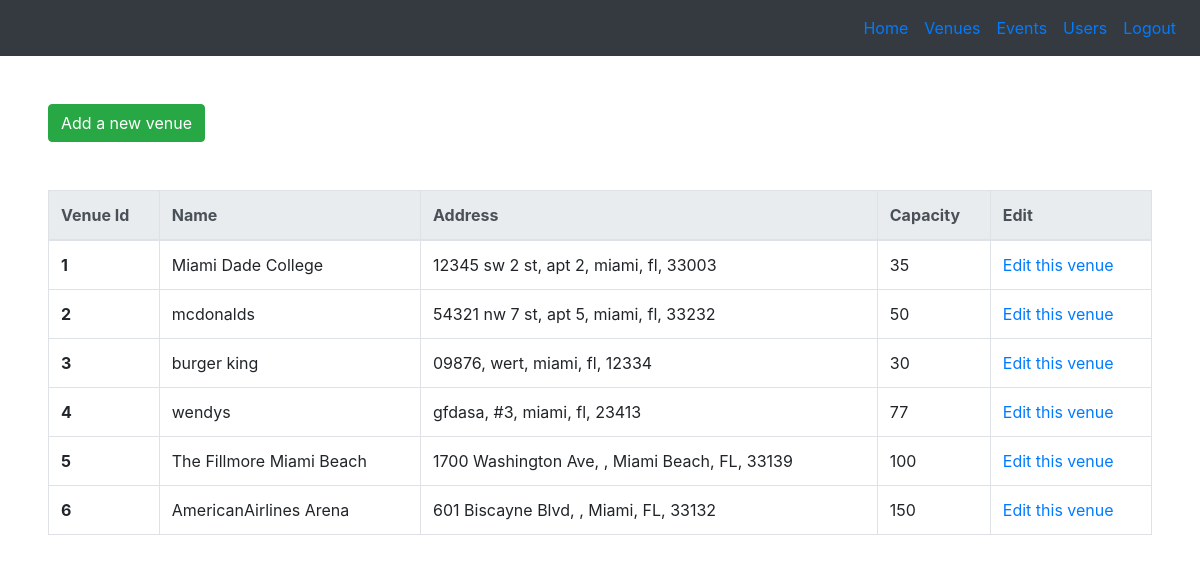
Before: /admin-venues (signed in) with the older database file.
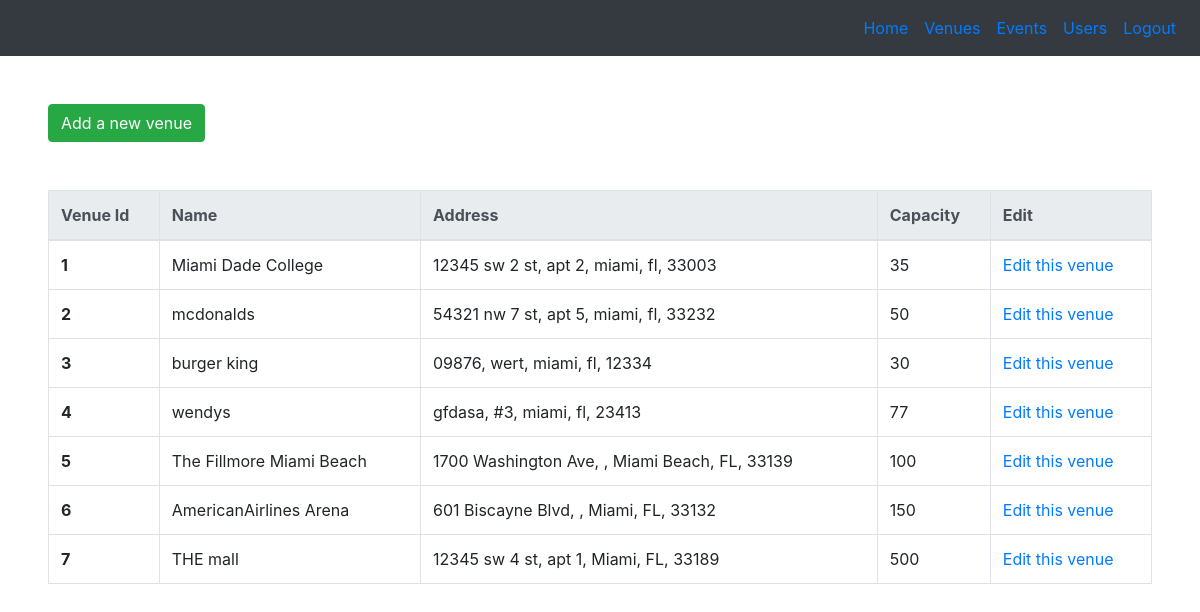
After: the same page with the newer database file.
### tables this page shows
CREATE TABLE 'venues' ( venueID INTEGER PRIMARY KEY AUTOINCREMENT NOT NULL,'venueName' VARCHAR NOT NULL,
  capacity INTEGER NOT NULL,
  address1 VARCHAR NOT NULL,
  address2 VARCHAR NOT NULL,
  city VARCHAR NOT NULL,
  state CHAR(2) NOT NULL,
  zip CHAR(5) NOT NULL,
  adminID INTEGER NOT NULL
);

### application.py (the view)
@app.route("/admin-venues", methods=["GET"])
@login_required
def adminVenues():
    if 'admin' not in session.keys():
        return redirect("/")
    if request.method == "GET":
        venues = db.execute(allVenueQry)
        return render_template("admin-venues.html", venues=venues)

### application.py (called while the page is built)
@app.after_request
def after_request(response):
    response.headers["Cache-Control"] = "no-cache, no-store, must-revalidate"
    response.headers["Expires"] = 0
    response.headers["Pragma"] = "no-cache"
    return response

### helpers.py (called while the page is built)
def login_required(f):
    @wraps(f)
    def decorated_function(*args, **kwargs):
        if session.get("user_id") is None:
            return redirect("/login")
        return f(*args, **kwargs)
    return decorated_function

### templates/admin-venues.html (shortened to what this page needs)
{% extends "baseadmin.html" %}
{% block body %}
<div>
  <a href="/add-venue" class="btn btn-success">Add a new venue</a>
</div>
<br><br>
<table class="table table-bordered">
  <thead class="thead-light">
    <tr>
      <th scope="col">Venue Id</th>
      <th scope="col">Name</th>
      <th scope="col">Address</th>
      <th scope="col">Capacity</th>
      <th scope="col">Edit</th>
    </tr>
  </thead>
  <tbody>
    {% for venue in venues %}
    <tr>
      <th scope="row">{{venue.venueID}}</th>
      <td scope="row">{{venue.venueName}}</td>
      <td scope="row">{{venue.address1}}, {{venue.address2}}, {{venue.city}}, {{venue.state}}, {{venue.zip}}</td>
      <td scope="row">{{venue.capacity}}</td>
      <td scope="row"><a href="{{ '/edit-venue/%s'%venue.venueID|urlencode }}">Edit this venue</a></td>
    </tr>
    {% endfor %}
  </tbody>
</table>
{% endblock %}

Changed rows visible on the page:
added venues: venueID "7", venueName "THE mall", address1 "12345 sw 4 st", address2 "apt 1", city "Miami", state "FL", zip "33189", capacity "500"
